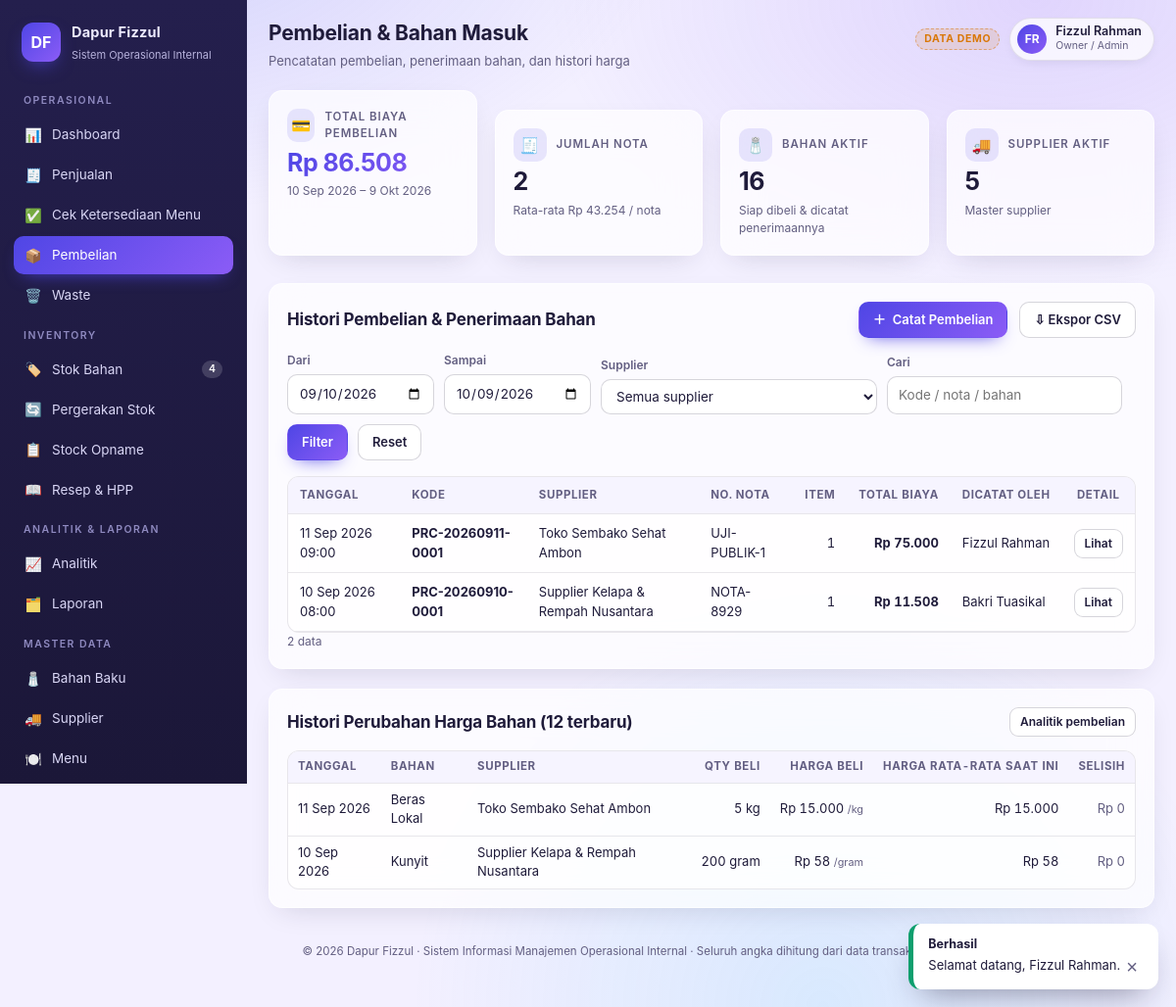
The page /pembelian/index.php/ (signed in) on the database its author committed.
### tables this page shows
CREATE TABLE users (
            id INTEGER PRIMARY KEY AUTOINCREMENT,
            username TEXT NOT NULL UNIQUE,
            name TEXT NOT NULL,
            email TEXT,
            phone TEXT,
            role_id INTEGER NOT NULL REFERENCES roles(id),
            password_hash TEXT NOT NULL,
            is_active INTEGER NOT NULL DEFAULT 1,
            last_login TEXT,
            created_at TEXT NOT NULL
        );

CREATE TABLE roles (
            id INTEGER PRIMARY KEY AUTOINCREMENT,
            code TEXT NOT NULL UNIQUE,
            name TEXT NOT NULL,
            permissions TEXT NOT NULL DEFAULT ''
        );

CREATE TABLE purchases (
            id INTEGER PRIMARY KEY AUTOINCREMENT,
            code TEXT NOT NULL UNIQUE,
            purchased_at TEXT NOT NULL,
            supplier_id INTEGER REFERENCES suppliers(id),
            invoice_no TEXT,
            total_cost REAL NOT NULL DEFAULT 0,
            note TEXT,
            created_by INTEGER REFERENCES users(id),
            created_at TEXT NOT NULL
        );

### app.php (called while the page is built, shortened)
<?php
$dir = (string)($SIMOP_DIR ?? '');
$pdo = db();
$page = $dir !== '' ? (ROUTES[$dir] ?? 'dashboard') : 'dashboard';
require_login();
$NAV = [
    'Operasional' => [
        ['dashboard', 'Dashboard', '📊', 'dashboard'],
        ['sales', 'Penjualan', '🧾', 'sales'],
        ['availability', 'Cek Ketersediaan Menu', '✅', 'availability'],
        ['purchases', 'Pembelian', '📦', 'purchase'],
        ['waste', 'Waste', '🗑️', 'waste'],
    ],
    'Inventory' => [
        ['inventory', 'Stok Bahan', '🏷️', 'inventory'],
        ['movements', 'Pergerakan Stok', '🔄', 'inventory'],
        ['opname', 'Stock Opname', '📋', 'opname'],
        ['recipes', 'Resep & HPP', '📖', 'recipes_view'],
    ],
    'Analitik & Laporan' => [
        ['analytics', 'Analitik', '📈', 'analytics'],
        ['reports', 'Laporan', '🗂️', 'reports'],
    ],
    'Master Data' => [
        ['master_ingredients', 'Bahan Baku', '🧂', 'master'],
        ['master_suppliers', 'Supplier', '🚚', 'master'],
        ['master_menus', 'Menu', '🍽️', 'master'],
        ['master_categories', 'Kategori Bahan', '📁', 'master'],
    ],
    'Sistem' => [
        ['master_users', 'Pengguna', '👥', 'users'],
        ['audit', 'Audit Trail', '🕵️', 'audit'],
        ['settings', 'Pengaturan', '⚙️', 'settings'],
        ['mysql_download', 'Unduh Database MySQL', '🗄️', 'settings'],
    ],
];
[$pageTitle, $pageSubtitle] = $PAGES[$page];
include VIEW_DIR . '/layout.php';

### pembelian/index.php (called while the page is built, shortened)
<?php
$SIMOP_DIR   = 'pembelian';
require __DIR__ . '/../app.php';

### lib/db.php (called while the page is built, shortened)
<?php
function db_driver(): string
{
    $override = $GLOBALS['SIMOP_DIALECT_OVERRIDE'] ?? null;
    return DB_DRIVER === 'mysql' ? 'mysql' : 'sqlite';
}
function db(): PDO
{
    static $pdo = null;
    if ($pdo instanceof PDO) {
        return $pdo;
    }
    $opts = [
        PDO::ATTR_ERRMODE            => PDO::ERRMODE_EXCEPTION,
        PDO::ATTR_DEFAULT_FETCH_MODE => PDO::FETCH_ASSOC,
    ];
    if (db_driver() === 'mysql') {
        $dsn = 'mysql:host=' . MYSQL_HOST . ';port=' . MYSQL_PORT
            . (MYSQL_DB !== '' ? ';dbname=' . MYSQL_DB : '') . ';charset=utf8mb4';
        $opts[PDO::ATTR_EMULATE_PREPARES] = false;
        $pdo = new PDO($dsn, MYSQL_USER, MYSQL_PASS, $opts);
        try { $pdo->exec("SET SESSION sql_mode = 'STRICT_TRANS_TABLES,NO_ENGINE_SUBSTITUTION'"); } catch (Throwable $e) {}
        try { $pdo->exec("SET SESSION time_zone = '+07:00'"); } catch (Throwable $e) {}
    } else {
        $pdo = new PDO('sqlite:' . DB_FILE, null, null, $opts);
        $pdo->exec('PRAGMA busy_timeout = 5000');
        $pdo->exec('PRAGMA journal_mode = WAL');
        $pdo->exec('PRAGMA synchronous = NORMAL');
        $pdo->exec('PRAGMA foreign_keys = ON');
    }
    return $pdo;
}
function setting_get(PDO $pdo, string $key, ?string $default = null): ?string
{
    try {
        $stmt = $pdo->prepare(sql_prepare('SELECT v FROM settings WHERE k = ?'));
        $stmt->execute([$key]);
        $val = $stmt->fetchColumn();
        return $val === false ? $default : (string)$val;
    } catch (Throwable $e) {
        return $default;
    }
}
function q(PDO $pdo, string $sql, array $params = []): array
{
    $stmt = $pdo->prepare(sql_prepare($sql));
    $stmt->execute($params);
    return $stmt->fetchAll();
}
function q1(PDO $pdo, string $sql, array $params = []): ?array
{
    $stmt = $pdo->prepare(sql_prepare($sql));
    $stmt->execute($params);
    $row = $stmt->fetch();
    return $row === false ? null : $row;
}
function qv(PDO $pdo, string $sql, array $params = [], $default = 0)
{
    $stmt = $pdo->prepare(sql_prepare($sql));
    $stmt->execute($params);
    $val = $stmt->fetchColumn();
    return $val === false || $val === null ? $default : $val;
}

### lib/sql.php (called while the page is built, shortened)
<?php
function sql_prepare(string $sql): string
{
    if (db_driver() !== 'mysql') {
        return $sql;
    }
    return $sql;
}

### lib/auth.php (called while the page is built, shortened)
<?php
function current_user(): ?array
{
    static $cached = null;
    if (isset($_SESSION['uid'])) {
        if ($cached === null) {
            $cached = q1(db(), 'SELECT u.*, r.code AS role_code, r.name AS role_name, r.permissions
                              FROM users u JOIN roles r ON r.id = u.role_id
                              WHERE u.id = ? AND u.is_active = 1', [(int)$_SESSION['uid']]);
        }
        return $cached;
    }
    return null;
}
function is_logged_in(): bool
{
    return current_user() !== null;
}
function can(string $permission): bool
{
    $u = current_user();
    $perms = PERMISSIONS[(string)$u['role_code']] ?? [];
    return in_array($permission, $perms, true);
}
function require_login(): void
{
    if (!is_logged_in()) {
        app_redirect('login');
    }
}

### lib/inventory.php (called while the page is built, shortened)
<?php
function low_stock_rows(PDO $pdo, ?float $limitRatio = null): array
{
    $rows = q($pdo, 'SELECT i.*, c.name AS category_name, s.name AS supplier_name
                     FROM ingredients i
                     LEFT JOIN ingredient_categories c ON c.id = i.category_id
                     LEFT JOIN suppliers s ON s.id = i.supplier_id
                     WHERE i.is_active = 1 AND i.min_stock > 0 AND i.current_stock < i.min_stock
                     ORDER BY (i.current_stock * 1.0 / i.min_stock) ASC, i.name');
    return $rows;
}

### views/pages/purchases.php (the view, shortened to what this page needs)
<?php
[$from, $to] = date_range();
$supF = gi('supplier_id');
$search = (string)(g('q', '') ?? '');
$where = ['date(p.purchased_at) BETWEEN :from AND :to'];
$params = [':from' => $from, ':to' => $to];
$w = implode(' AND ', $where);
$total = (int)qv($pdo, "SELECT COUNT(*) FROM purchases p LEFT JOIN suppliers s ON s.id = p.supplier_id WHERE $w", $params);
[$page, $per, $offset, $pages, $total] = paginate($total, 20);
$rows = q($pdo, "SELECT p.*, s.name AS supplier_name, u.name AS petugas,
                        (SELECT COUNT(*) FROM purchase_items x WHERE x.purchase_id = p.id) AS n_item
                 FROM purchases p LEFT JOIN suppliers s ON s.id = p.supplier_id LEFT JOIN users u ON u.id = p.created_by
                 WHERE $w ORDER BY p.purchased_at DESC, p.id DESC LIMIT $per OFFSET $offset", $params);
$sum = q1($pdo, "SELECT COALESCE(SUM(p.total_cost),0) AS total, COUNT(*) AS n FROM purchases p
                 LEFT JOIN suppliers s ON s.id = p.supplier_id WHERE $w", $params);
$ingredients = q($pdo, 'SELECT i.id, i.name, i.unit, i.avg_cost, i.last_cost, i.current_stock, s.name AS supplier_name
                        FROM ingredients i LEFT JOIN suppliers s ON s.id = i.supplier_id
                        WHERE i.is_active = 1 ORDER BY i.name');
$suppliers = q($pdo, 'SELECT id, name FROM suppliers WHERE is_active = 1 ORDER BY name');
$priceChanges = q($pdo, 'SELECT pi.unit_cost, pi.qty, pi.unit, i.name AS ing_name, i.last_cost, p.purchased_at,
                               p.code, s.name AS supplier_name
                        FROM purchase_items pi JOIN purchases p ON p.id = pi.purchase_id
                        JOIN ingredients i ON i.id = pi.ingredient_id
                        LEFT JOIN suppliers s ON s.id = p.supplier_id
                        WHERE date(p.purchased_at) BETWEEN ? AND ?
                        ORDER BY p.purchased_at DESC, pi.id DESC LIMIT 12', [$from, $to]);
?>
<div class="grid grid-kpi">
    <?= kpi_card('Total Biaya Pembelian', rp($sum['total']), tgl($from) . ' – ' . tgl($to), '💳', true) ?>
    <?= kpi_card('Jumlah Nota', number_format((int)$sum['n'], 0, ',', '.'), 'Rata-rata ' . rp((int)$sum['n'] > 0 ? $sum['total'] / (int)$sum['n'] : 0) . ' / nota', '🧾') ?>
    <?= kpi_card('Bahan Aktif', number_format(count($ingredients), 0, ',', '.'), 'Siap dibeli & dicatat penerimaannya', '🧂') ?>
    <?= kpi_card('Supplier Aktif', number_format(count($suppliers), 0, ',', '.'), 'Master supplier', '🚚') ?>
</div>
<div class="card section">
    <div class="card-head">
        <h2>Histori Pembelian &amp; Penerimaan Bahan</h2>
        <?php if (can('purchase')): ?>
            <a class="btn btn-primary" data-modal="m-purchase" href="#"><span>＋</span> Catat Pembelian</a>
        <?php endif; ?>
        <a class="btn" href="<?= e(export_base()) ?>?type=purchases&<?= e(range_params()) ?>" target="_blank">⇩ Ekspor CSV</a>
    </div>
    <form class="filter-bar" method="get" action="<?= e(self_url()) ?>" style="margin-bottom:16px;">
        <div class="field"><label>Dari</label><input type="date" name="from" value="<?= e($from) ?>"></div>
        <div class="field"><label>Sampai</label><input type="date" name="to" value="<?= e($to) ?>"></div>
        <div class="field"><label>Supplier</label><select name="supplier_id"><option value="">Semua supplier</option>
            <?php foreach (q($pdo, 'SELECT id, name FROM suppliers ORDER BY name') as $s): ?>
                <option value="<?= (int)$s['id'] ?>" <?= $supF === (int)$s['id'] ? 'selected' : '' ?>><?= e($s['name']) ?></option>
            <?php endforeach; ?></select></div>
        <div class="field"><label>Cari</label><input type="text" name="q" value="<?= e($search) ?>" placeholder="Kode / nota / bahan"></div>
        <button class="btn btn-primary" type="submit">Filter</button>
        <a class="btn" href="<?= e(app_url('purchases')) ?>">Reset</a>
    </form>
    <div class="table-wrap"><table class="data">
        <thead><tr><th>Tanggal</th><th>Kode</th><th>Supplier</th><th>No. Nota</th><th class="num">Item</th>
            <th class="num">Total Biaya</th><th>Dicatat oleh</th><th class="mid">Detail</th></tr></thead>
        <tbody>
        <?php foreach ($rows as $r): ?>
            <tr>
                <td><?= tgl($r['purchased_at'], true) ?></td>
                <td><b><?= e($r['code']) ?></b></td>
                <td><?= e($r['supplier_name'] ?? '-') ?></td>
                <td><?= e($r['invoice_no'] ?? '-') ?></td>
                <td class="num"><?= (int)$r['n_item'] ?></td>
                <td class="num"><b><?= rp($r['total_cost']) ?></b></td>
                <td><?= e($r['petugas'] ?? '-') ?></td>
                <td class="mid"><button class="btn btn-sm" type="button" onclick="toggleDetail(<?= (int)$r['id'] ?>)">Lihat</button></td>
            </tr>
        <?php endforeach; ?>
        </tbody></table></div>
    <?= pager_html($page, $pages, $total) ?>
</div>
<div class="card section">
    <div class="card-head"><h2>Histori Perubahan Harga Bahan (12 terbaru)</h2>
        <a class="btn btn-sm" href="<?= e(app_url('analytics', ['tab' => 'pembelian', 'from' => $from, 'to' => $to])) ?>">Analitik pembelian</a></div>
    <div class="table-wrap table-scroll"><table class="data compact">
        <thead><tr><th>Tanggal</th><th>Bahan</th><th>Supplier</th><th class="num">Qty Beli</th>
            <th class="num">Harga Beli</th><th class="num">Harga Rata-rata Saat Ini</th><th class="num">Selisih</th></tr></thead>
        <tbody>
        <?php foreach ($priceChanges as $c): ?>
            <?php $diff = (float)$c['unit_cost'] - (float)$c['last_cost']; ?>
            <tr><td><?= tgl($c['purchased_at']) ?></td><td><?= e($c['ing_name']) ?></td><td><?= e($c['supplier_name'] ?? '-') ?></td>
                <td class="num"><?= num($c['qty']) ?> <?= e($c['unit']) ?></td>
                <td class="num"><?= rp($c['unit_cost']) ?> <small>/<?= e($c['unit']) ?></small></td>
                <td class="num"><?= rp($c['last_cost']) ?></td>
                <td class="num" style="color:<?= $diff > 0 ? 'var(--danger)' : ($diff < 0 ? 'var(--ok)' : 'var(--muted)') ?>;">
                    <?= ($diff > 0 ? '+' : '') . rp($diff) ?></td></tr>
        <?php endforeach; ?>
        </tbody></table></div>
</div>

### views/layout.php (shortened to what this page needs)
<?php
$user = current_user();
$initials = str_initials((string)$user['name']);
$lowCount = can('inventory') ? count(low_stock_rows($pdo)) : 0;
$flashes = take_flash();
?>
<!DOCTYPE html>
<html lang="id">
<head>
<link rel="stylesheet" href="<?= e(app_asset('css/app.css')) ?>?v=<?= e(APP_VERSION) ?>">
</head>
<body>
<div class="app">
    <aside class="sidebar">
        <div class="brand">
            <div class="brand-logo">DF</div>
            <div class="brand-text">
                <b>Dapur Fizzul</b>
                <span>Sistem Operasional Internal</span>
            </div>
        </div>
        <?php foreach ($NAV as $group => $items): ?>
            <?php
            $visible = array_values(array_filter($items, fn($it) => can($it[3])));
            ?>
            <div class="nav-group">
                <div class="nav-title"><?= e($group) ?></div>
                <?php foreach ($visible as [$pg, $label, $icon, $perm]): ?>
                    <a class="nav-link <?= $page === $pg ? 'active' : '' ?>" data-nav="<?= e($pg) ?>" href="<?= e(app_url($pg)) ?>">
                        <span class="ico"><?= $icon ?></span>
                        <span><?= e($label) ?></span>
                        <?php if ($pg === 'inventory' && $lowCount > 0): ?>
                            <span class="nav-badge"><?= $lowCount ?></span>
                        <?php endif; ?>
                    </a>
                <?php endforeach; ?>
            </div>
        <?php endforeach; ?>
    </aside>
    <main class="main">
        <div class="topbar">
            <div>
                <h1><?= e($pageTitle) ?></h1>
                <div class="sub"><?= e($pageSubtitle) ?></div>
            </div>
            <div class="topbar-actions">
                <?php if (setting_get($pdo, 'demo_mode') === '1'): ?>
                    <span class="demo-tag" title="Aplikasi berisi data contoh untuk pengujian">DATA DEMO</span>
                <?php endif; ?>
                <div class="user-chip">
                    <div class="avatar"><?= e($initials) ?></div>
                    <div>
                        <div class="u-name"><?= e($user['name']) ?></div>
                        <div class="u-role"><?= e(ROLES[$user['role_code']] ?? $user['role_name']) ?></div>
                    </div>
                </div>
            </div>
        </div>
        <?php include $view; ?>
        <div style="margin-top:36px;font-size:11.5px;color:var(--muted);text-align:center;">
            © <?= date('Y') ?> Dapur Fizzul · Sistem Informasi Manajemen Operasional Internal ·
            Seluruh angka dihitung dari data transaksi yang tersimpan di database (SQLite).
        </div>
    </main>
</div>
<div class="toast-stack">
    <?php foreach ($flashes as $f): ?>
        <div class="toast <?= e($f['type']) ?>"><b><?= $f['type'] === 'ok' ? 'Berhasil' : ($f['type'] === 'danger' ? 'Gagal' : 'Perhatian') ?></b><?= e($f['message']) ?></div>
    <?php endforeach; ?>
</div>
</body>
</html>

### rows shown on the page
users: name "FR", name "Fizzul Rahman", role.code "Owner / Admin"
purchases: purchased_at "11 Sep 2026 09:00", code "PRC-20260911-0001", supplier_name "Toko Sembako Sehat Ambon", invoice_no "UJI-PUBLIK-1", n_item "1", total_cost "Rp 75.000", petugas "Fizzul Rahman"
purchases: purchased_at "10 Sep 2026 08:00", code "PRC-20260910-0001", supplier_name "Supplier Kelapa & Rempah Nusantara", invoice_no "NOTA-8929", n_item "1", total_cost "Rp 11.508", petugas "Bakri Tuasikal"

### other values the page prints
$group "OPERASIONAL"
$icon "📊"
$label "Dashboard"
$icon "🧾"
$label "Penjualan"
$icon "✅"
$label "Cek Ketersediaan Menu"
$icon "📦"
$label "Pembelian"
$icon "🗑️"
$label "Waste"
$group "INVENTORY"
$icon "🏷️"
$label "Stok Bahan"
$icon "🔄"
